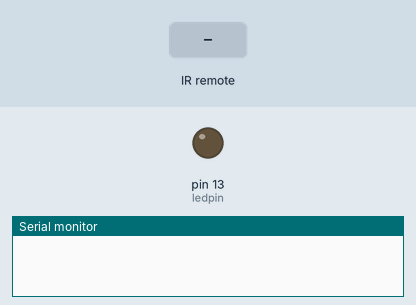
This sketch was run on a simulated Arduino Uno, built with avr-gcc and run on an emulated ATmega328P. Parts: output pins drawn as LEDs (lit = HIGH), the last lines printed to the serial monitor. Inputs (shaded band) come from the test bench.

Above: at 1.2 s.
1.3 s: infrared code 0x32A6D02F received
At 3.6 s:
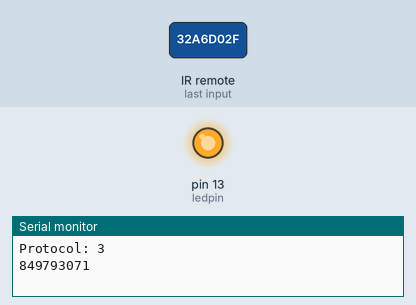
Timing chart, 0 to 5.1 s (numbered marks = the images above; inputs shaded):
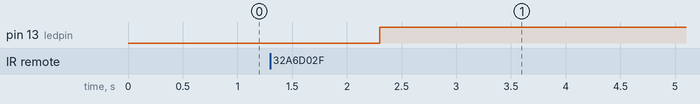

Measured:
- after the input at 1.3 s, pin 13 (ledpin): LOW → HIGH after 1.0 s

The sketch:

ir.ino
```cpp
#include <IRremote.h>

int RECV_PIN = 11;
int ledpin = 13;
IRrecv irrecv(RECV_PIN);
decode_results results;

void setup()
{
  Serial.begin(9600);
  irrecv.enableIRIn(); // Start the receiver
  pinMode(ledpin,OUTPUT);
}

void loop() {
  if (irrecv.decode(&results)) {
    Serial.print("Protocol: ");
    Serial.println(results.decode_type, DEC);
    Serial.println(results.value,DEC);
    delay(1000);
    if(results.value==849793071
)
    digitalWrite(ledpin,HIGH);
    else
    digitalWrite(ledpin,LOW);
    irrecv.resume(); // Receive the next value
  }
}
```
